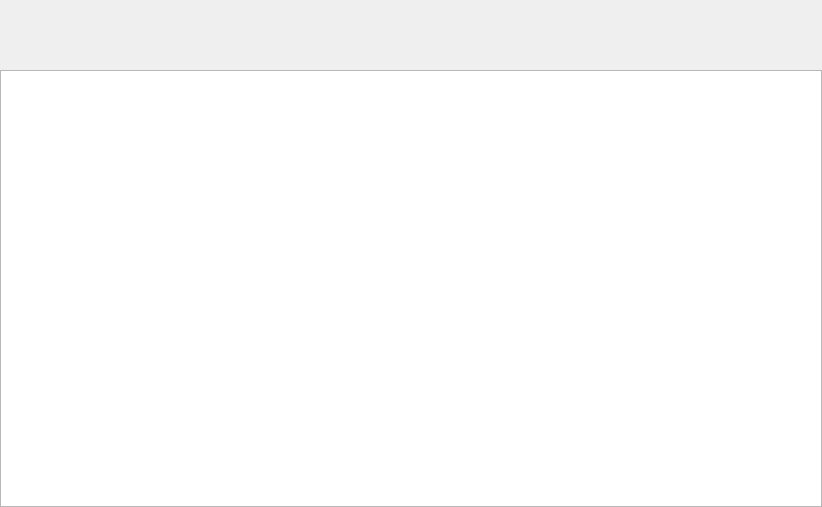
<?xml version="1.0" encoding="UTF-8"?>
<ui version="4.0">
 <class>disposedialog2</class>
 <widget class="QDialog" name="disposedialog2">
  <property name="geometry">
   <rect>
    <x>0</x>
    <y>0</y>
    <width>822</width>
    <height>507</height>
   </rect>
  </property>
  <property name="windowTitle">
   <string>Dialog</string>
  </property>
  <widget class="QTableView" name="tableView">
   <property name="geometry">
    <rect>
     <x>0</x>
     <y>70</y>
     <width>822</width>
     <height>437</height>
    </rect>
   </property>
  </widget>
 </widget>
 <resources/>
 <connections/>
</ui>
